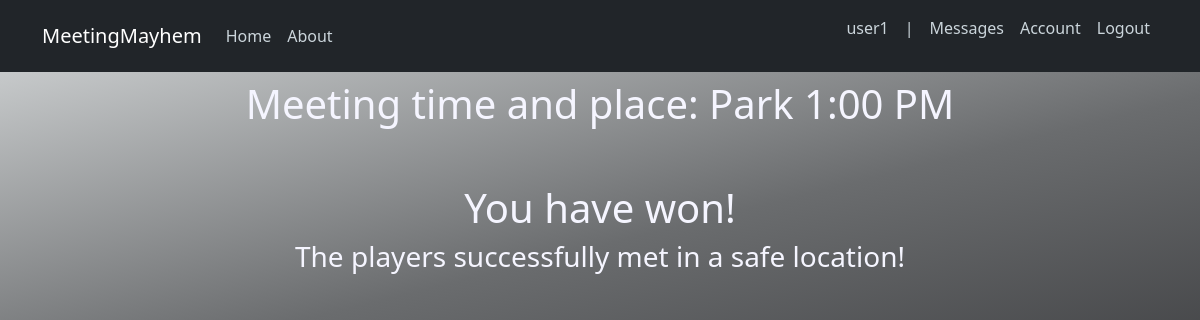
/end_of_game (signed in), run on an earlier commit of the app's database.
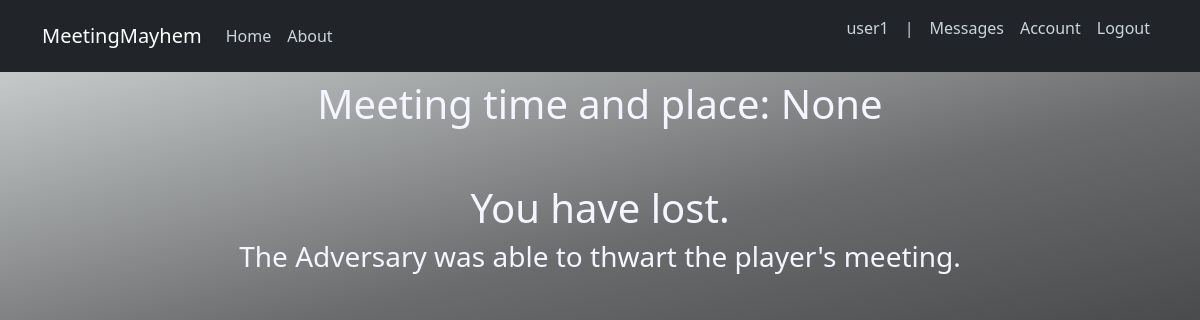
And on a later commit of the database.
### MeetingMayhem/models.py (models this page shows, shortened)
class Game(db.Model):
    id = db.Column(db.Integer, primary_key=True)
    name = db.Column(db.String(20), nullable=False)
    is_running = db.Column(db.Boolean, nullable=False)
    adversary = db.Column(db.Integer, db.ForeignKey('user.username'), nullable=False)
    players = db.Column(db.String, nullable=False)
    current_round = db.Column(db.Integer, nullable=False)
    adv_current_msg = db.Column(db.Integer, nullable=False)
    adv_current_msg_list_size = db.Column(db.Integer, nullable=False)
    vote_ready = db.Column(db.String)
    votes = db.Column(db.String)
    who_voted = db.Column(db.String)
    adv_vote = db.Column(db.String)
    end_result = db.Column(db.String)

### MeetingMayhem/routes.py (the view)
@app.route('/end_of_game', methods=['GET', 'POST']) #POST is enabled here so that users can give the website information
def end_of_game():
	game = None
	if (current_user.role == 3):
		game = Game.query.filter_by(adversary=current_user.username, is_running=True).first()
		if(game.end_result == "testing"):
			return render_template('end_of_game.html', title='Results', game=game, result="Testing")
		if(game.end_result == game.adv_vote):
			return render_template('end_of_game.html', title='Results', game=game, result="AdvWin")
		else:
			return render_template('end_of_game.html', title='Results', game=game, result="AdvLose")
	else:
		games = Game.query.filter_by(is_running=True).all() #grab all the running games
		for g in games:
			game = g
			if check_for_str(game.players, current_user.username): #check if the current_user is in the target game
				if(game.end_result == "testing"):
					return render_template('end_of_game.html', title='Results', game=game, result="Testing")
				if(game.end_result != game.adv_vote):
					return render_template('end_of_game.html', title='Results', game=game, result="PlayerWin")
				else:
					return render_template('end_of_game.html', title='Results', game=game, result="PlayerLose")
	return render_template('end_of_game.html', title='Results', game=game, result="Loser")

### MeetingMayhem/helper.py (called while the page is built)
def check_for_str(str, check):
    if str: #check if the passed string is empty or not
        str1=str.partition(', ') #split the string into the username, the "', ", and the rest of the string
        if (str1[0] == check): #if the first part of str is the username we are looking for
            return True
        if (not str1[2]): #if there is nothing in the rest of str, it means there are no more usernames to look for
            return False
        else:
            return check_for_str(str1[2], check) #call this method again if there is more string to look through
    else: #if the passed string is empty, return false
        return False

### MeetingMayhem/models.py (called while the page is built)
@login_manager.user_loader #tells login manager that this is the user loader function
def load_user(user_id):
    return User.query.get(int(user_id))

### MeetingMayhem/templates/end_of_game.html (shortened to what this page needs)
{% extends "layout.html" %}
{% block content %}
    <h1 style="text-align:center;">Meeting time and place: {{game.end_result}}</h1>
    {% if result == "AdvWin" %}
        <h1 style="text-align:center;">You have won!</h1>
        <h3 style="text-align:center;">The Adversary was able to thwart the player's meeting.</h3>
    {% elif result == "AdvLose" %}
        <h1 style="text-align:center;">You have lost.</h1>
        <h3 style="text-align:center;">The players successfully met in a safe location.</h3>
    {% elif result == "PlayerWin" %}
        <h1 style="text-align:center;">You have won!</h1>
        <h3 style="text-align:center;">The players successfully met in a safe location!</h3>
    {% elif result == "PlayerLose" %}
        <h1 style="text-align:center;">You have lost.</h1>
        <h3 style="text-align:center;">The Adversary was able to thwart the player's meeting.</h3>
    {% else %}
        <p>Invalid</p>
    {% endif %}
{% endblock content %}

What changed in the data, as far as the page shows it:
no longer on this page (row edited): Game: end_result "Park 1:00 PM"
added Game: end_result "None"
Also different on the page:
text no longer shown: "You have won! The players successfully met in a safe location!"
text now shown: "You have lost. The Adversary was able to thwart the player's meeting."
